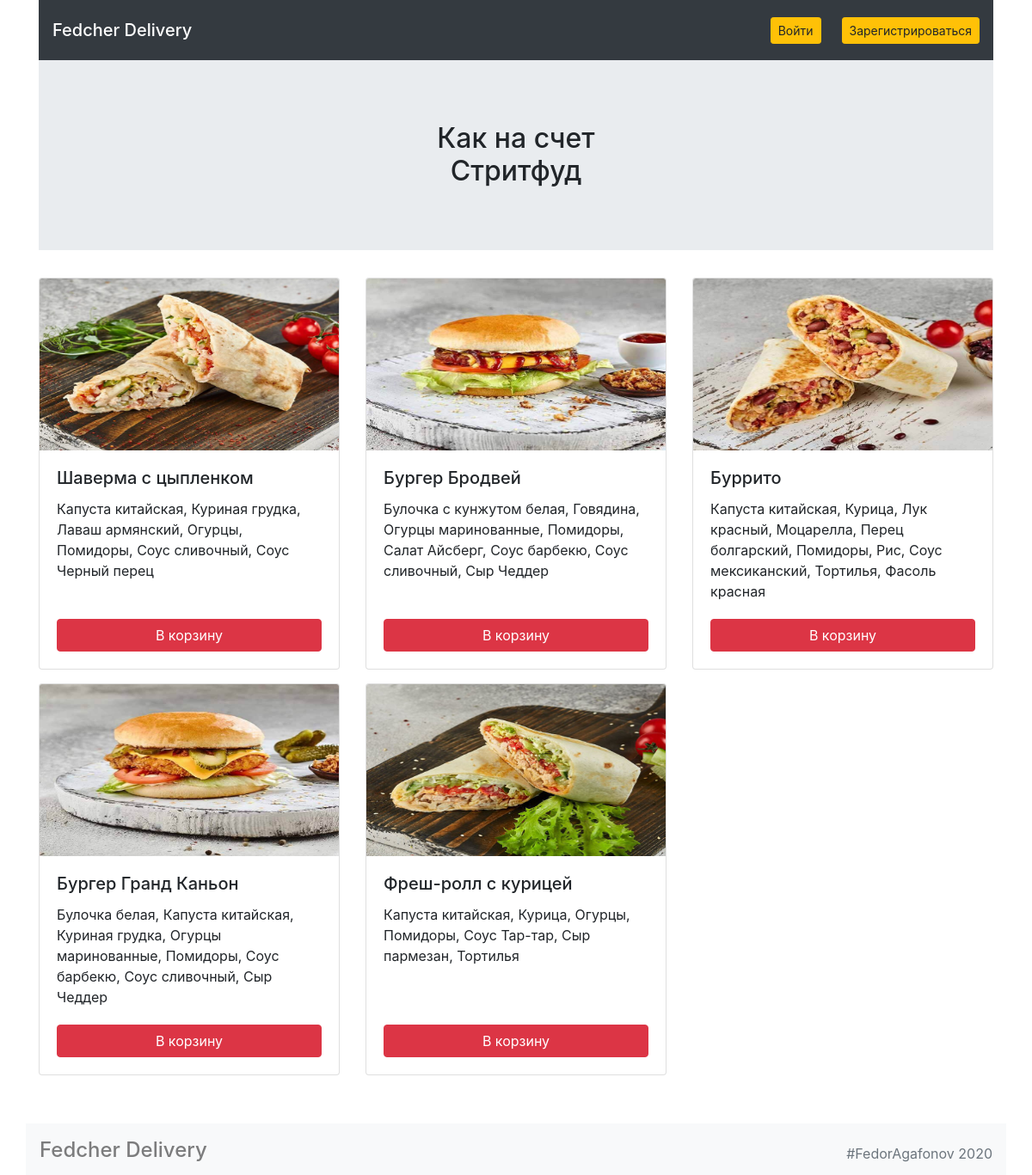
Screenshot of /categories/2/ with the database file from the repository.
### models.py (models this page shows)
class Category(db.Model):
    __tablename__ = 'categorys'
    id = db.Column(db.Integer, primary_key=True)
    title = db.Column(db.String, nullable=False)
    meal = db.relationship("Meal")

class Meal(db.Model):
    __tablename__ = 'meals'
    id = db.Column(db.Integer, primary_key=True)
    title = db.Column(db.String, nullable=False)
    price = db.Column(db.String, nullable=False)
    description = db.Column(db.String, nullable=False)
    picture = db.Column(db.String, nullable=False)
    category_id = db.Column(db.Integer, db.ForeignKey("categorys.id"))
    category = db.relationship("Category")
    orders_details = db.relationship("OrderDetail")

### views.py (the view)
@app.route('/categories/<category_id>/')
def render_categories_page(category_id):
    category = db.session.query(Category).filter(Category.id == category_id).first()
    product_category = db.session.query(Meal).filter(Meal.category_id == category_id).all()
    login = session.get('is_auth')
    return render_template('categories.html', categories=category, product_category=product_category, is_auth=login)

### templates/categories.html
{% extends 'base.html' %}
{% block container %}
<main class="container">
  <section class="jumbotron jumbotron-fluid">
    <div class="text-center">
      <h1 class="h2 m-2">Как на счет <br>{{ categories.title }}</h1>
    </div>
  </section>
  <section>
    <div class="row mt-4">
      {% for meal in product_category %}
      <div class="meal col-12 col-md-4">
        <div class="card mb-3">
          <img src="{{ url_for('static', filename='img/'+meal.picture) }}" width="300" height="200" class="card-img-top">
          <div class="card-body">
            <div class="description">
              <h4 class="h5 card-title">{{ meal.title }}</h4>
              <p class="card-text">{{ meal.description }}</p>
            </div>
            {% if is_auth %}
            <a href="/addtocart/{{ meal.id }}" class="btn btn-danger">В корзину</a>
            {% else %}
            <a href="{{ url_for('render_login_page') }}" class="btn btn-danger">В корзину</a>
            {% endif %}
          </div>
        </div>
      </div>
      {% endfor %}
    </div>
  </section>
</main>
{% endblock %}

### static/css/main.css (style rules this page uses)
body { padding: 0; margin: 0; }
.meal { display: flex; }
.meal a { height: 38px; margin-top: 20px; width: 100%; }
.card-body { display: flex; flex-wrap: wrap; flex-direction: column; justify-content: space-between; }

### templates/base.html (style rules this page uses)
html { position: relative; min-height: 100%; }
body { margin-bottom: 60px; }

### rows the page displays
Category: title "Стритфуд"
Meal: picture (picture), title "Шаверма с цыпленком", description "Капуста китайская, Куриная грудка, Лаваш армянский, Огурцы, Помидоры, Соус сливочный, Соус Черный перец"
Meal: picture (picture), title "Бургер Бродвей", description "Булочка с кунжутом белая, Говядина, Огурцы маринованные, Помидоры, Салат Айсберг, Соус барбекю, Соус сливочный, Сыр Чеддер"
Meal: picture (picture), title "Буррито", description "Капуста китайская, Курица, Лук красный, Моцарелла, Перец болгарский, Помидоры, Рис, Соус мексиканский, Тортилья, Фасоль красная"
Meal: picture (picture), title "Бургер Гранд Каньон", description "Булочка белая, Капуста китайская, Куриная грудка, Огурцы маринованные, Помидоры, Соус барбекю, Соус сливочный, Сыр Чеддер"
Meal: picture (picture), title "Фреш-ролл с курицей", description "Капуста китайская, Курица, Огурцы, Помидоры, Соус Тар-тар, Сыр пармезан, Тортилья"
